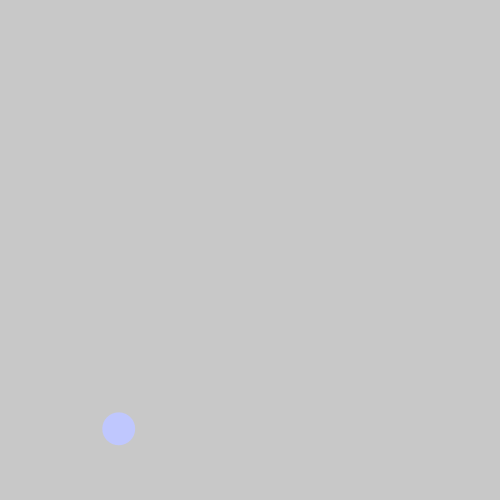
Frame 1 (no input)
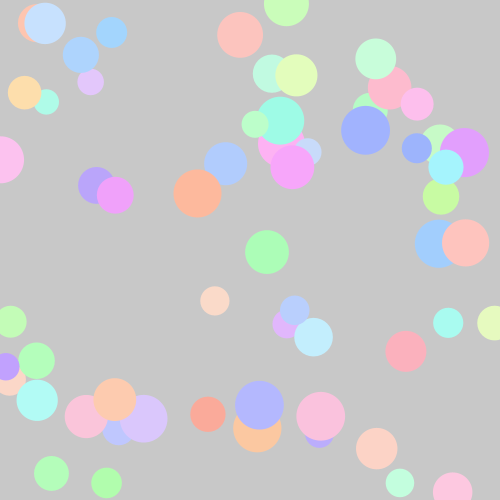
Frame 60 (the mouse pressed at the canvas centre just before this capture)
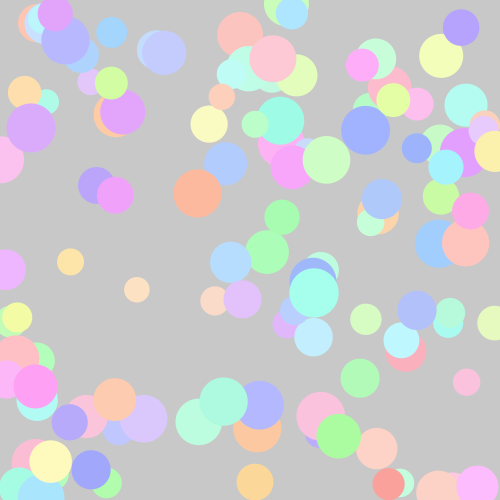
Frame 120 (the mouse held since frame 60 and released just before this capture)

The Processing sketch that drew these frames (run headless with seeded random() and noise(); from frame 60 on, the mouse is pressed at the canvas centre):

// Processing sketch: processing_115460
// ── processing_115460.pde

void setup() {
size (500, 500);

colorMode(HSB, 255, 255, 255);
background(200);
smooth();
}
void draw() {
  
    
    float h = random(0, 255);
    float s = random(50, 100);
    float b = random(250, 255);
    fill(h, s, b);
    noStroke();
    float x = random(0, width);
    float y = random(0, height);
    float dotdiameter = random (height/20, height/10);
    ellipse(x, y, dotdiameter, dotdiameter);
    
    }
